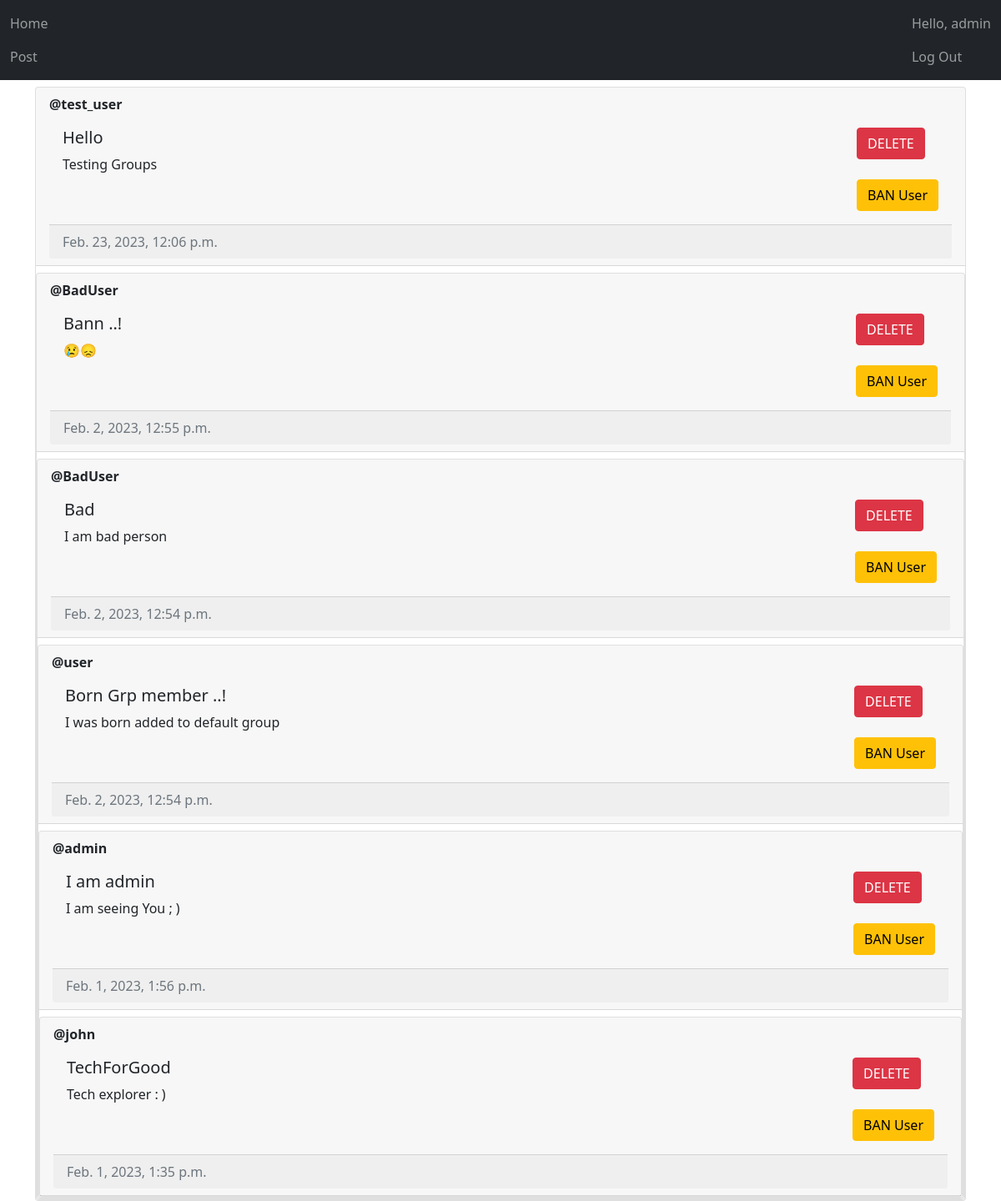
The app's page / (signed in) with its own data.
### main/models.py (models this page shows, shortened)
class Post(models.Model):
	author = models.ForeignKey(User, on_delete=models.CASCADE)
	title = models.CharField(max_length=200)
	description = models.TextField()
	created_at = models.DateTimeField(auto_now_add = True)
	updated_at = models.DateTimeField(auto_now = True)

### main/views.py (the view, shortened to what this page needs)
# urls.py: path("", views.index, name='home'),
@login_required(login_url="/login")
def index(request):
	posts = Post.objects.all()
	context = {"posts": posts}
	return render(request, 'main/home.html', context=context)

### main/templates/main/home.html (shortened to what this page needs)
{% extends 'main/base.html' %}
{% block content %}
{% for post in posts reversed %}
    <div class="card mt-2">
        <div class="card-header"><strong>@{{ post.author.username }}</strong>
        <div class="card-body d-flex flex-row justify-content-between">
            <div>
                <h5 class="card-title">{{post.title}}</h5>
                <p>{{post.description}}</p>
            </div>
            <div>
                {% if user == post.author or perms.main.delete_post %}
                    <form method="post">
                        <button type="submit" class="btn btn-danger" value="{{post.id}}" name="post-id">
                            DELETE
                        </button>
                    </form>
                {% endif %}
                <br>
                {% if user.is_staff %}
                    <form method="post">
                        <button type="submit" class="btn btn-warning" value="{{post.author.id}}" name="user-id">
                            BAN User
                        </button>
                    </form>
                {% endif %}
            </div>
        </div>
        <div class="card-footer text-muted">
            {{post.created_at}}
        </div>
    </div>
    {% empty %}
    <p>No post yet</p>
{% endfor %}
{% endblock content %}

### main/templates/main/base.html (shortened to what this page needs)
<!doctype html>
<html lang="en">
<head>
    <link
            href="https://cdn.jsdelivr.net/npm/bootstrap@5.1.3/dist/css/bootstrap.min.css"
            rel="stylesheet"
    />
</head>
<body>
    <nav class="navbar navbar-expanded-lg navbar-dark bg-dark">
        <div class="container-fluid">
            <div>
                <ul class="navbar-nav">
                <li class="nav-item">
                    <a class="nav-link" href="/home">Home</a>
                </li>
                <li class="nav-item">
                    <a class="nav-link" href="/create-post">Post</a>
                </li>
                </ul>
            </div>
            <div>
                <ul class="navbar-nav">
                    {% if user.is_authenticated %}
                        <span class="navbar-text">
                            Hello, {{user.username}}
                        </span>
                        <li class="nav-item">
                            <a class="nav-link" href="/logout">Log Out</a>
                        </li>
                    {% else %}
                        <li class="nav-item">
                            <a class="nav-link" href="/login">Login</a>
                        </li>
                    {% endif %}
                </ul>
              </div>
        </div>
    </nav>
    <div class="container">
        {% block content %}
        {% endblock %}
    </div>
</body>
</html>

### records on screen
Post: author.username "test_user", title "Hello", description "Testing Groups", {{ post.id }} 7 (drawn), created_at "Feb. 23, 2023, 12:06 p.m."
Post: author.username "BadUser", title "Bann ..!", description "😢😞", {{ post.id }} 6 (drawn), created_at "Feb. 2, 2023, 12:55 p.m."
Post: author.username "BadUser", title "Bad", description "I am bad person", {{ post.id }} 5 (drawn), created_at "Feb. 2, 2023, 12:54 p.m."
Post: author.username "user", title "Born Grp member ..!", description "I was born added to default group", {{ post.id }} 4 (drawn), created_at "Feb. 2, 2023, 12:54 p.m."
Post: author.username "admin", title "I am admin", description "I am seeing You ; )", {{ post.id }} 3 (drawn), created_at "Feb. 1, 2023, 1:56 p.m."
Post: author.username "john", title "TechForGood", description "Tech explorer : )", {{ post.id }} 2 (drawn), created_at "Feb. 1, 2023, 1:35 p.m."

### other values on screen
{{ user.username }} "admin"
